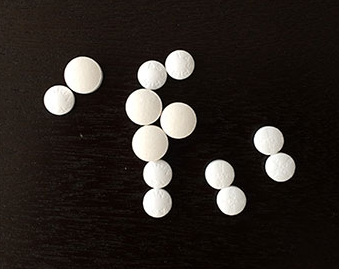
//> input picture images/pill_002.png, 339 x 269 px
$ ./watershed   (built with g++ and OpenCV 4)
//> lines starting //> are read from the running program, lines starting //| are printed output that depends on the picture; after the words box and inside, x2 and y2 are one past the last pixel; in counts of white or black regions, pixels touching at a corner belong together
#include <opencv2/opencv.hpp>
#include <opencv2/core/utils/logger.hpp>

// 图像处理: 分水岭分割案例
int main(int argc, const char *argv[])
{
    cv::utils::logging::setLogLevel(cv::utils::logging::LOG_LEVEL_DEBUG);

    cv::Mat src = cv::imread("images/pill_002.png");
//> src is the input picture: 269 rows x 339 cols, CV_8UC3; mean B, G, R 34.5, 38.8, 45.1
	if (src.empty()) {
		CV_LOG_ERROR(CV_LOGTAG_GLOBAL, "could not load an image!");
		return cv::Error::StsError;
	}

	// 去噪声（这步很重要）
	cv::Mat shifted;
	cv::pyrMeanShiftFiltering(src, shifted, 21, 51);

    // binarisation 1
    cv::Mat gray, binary;
	cv::cvtColor(shifted, gray, cv::COLOR_BGR2GRAY);
	cv::threshold(gray, binary, 0, 255, cv::THRESH_BINARY | cv::THRESH_OTSU);
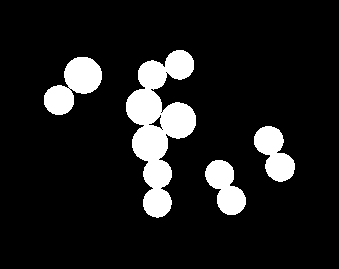
//> binary: 269 rows x 339 cols, CV_8UC1; 11.3% white; 4 white regions, box (x1, y1, x2, y2) and area: (126, 50, 196, 218) 5803, (44, 57, 102, 115) 1823, (254, 126, 295, 182) 1358, (205, 160, 246, 215) 1338

	// distance transform
	cv::Mat dist;
	cv::distanceTransform(binary, dist, cv::DistanceTypes::DIST_L2, 3, CV_32F);
	cv::normalize(dist, dist, 0, 1, cv::NORM_MINMAX);
//> dist: 269 rows x 339 cols, CV_32FC1; min 0, max 1, mean 0.0362

	// binarisation 2
    cv::Mat dist_binary;
	cv::threshold(dist, dist_binary, 0.4, 1, cv::THRESH_BINARY);
//> dist_binary: 269 rows x 339 cols, CV_32FC1; values 0 (black) and 1 (white), 3.6% white; 13 white regions, largest, box (x1, y1, x2, y2) and area: (71, 64, 95, 87) 432, (139, 132, 161, 156) 406, (133, 95, 155, 119) 395

	// contours
	dist_binary.convertTo(dist_binary, CV_8U);
//> dist_binary: 269 rows x 339 cols, CV_8UC1; values 0 (black) and 1 (white), 3.6% white; 13 white regions
	std::vector<std::vector<cv::Point>> contours;
	cv::findContours(dist_binary, contours, cv::RETR_EXTERNAL, cv::CHAIN_APPROX_SIMPLE);
//> contours = 13 contours; largest, box (x1, y1, x2, y2) and area: (71, 64, 95, 87) 399, (139, 132, 161, 156) 373, (133, 95, 155, 119) 364, (167, 109, 189, 132) 356, (51, 92, 67, 108) 183

	// create markers
	cv::Mat markers = cv::Mat::zeros(src.size(), CV_32SC1),
            contours_img = cv::Mat::zeros(src.size(), CV_8U);
	size_t i;
	for (i = 0; i < contours.size(); i++) {
		cv::drawContours(markers, contours, i, cv::Scalar(i + 1), cv::FILLED);
        cv::drawContours(contours_img, contours, i, cv::Scalar(255), 1);
	}
//> this loop made 13 passes
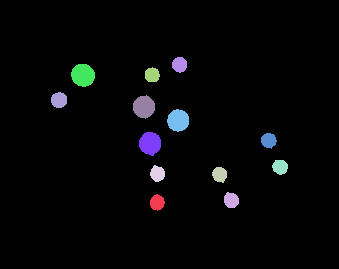
//> markers: 269 rows x 339 cols, CV_32SC1; 14 distinct labels, from 0 to 13; one colour per label, 0 black
//> contours_img: 269 rows x 339 cols, CV_8UC1; 0.69% white in thin lines or dots, all inside (x1, y1, x2, y2) = (51, 57, 288, 211)
	cv::circle(markers, cv::Point(5, 5), 3, cv::Scalar(i + 1), cv::FILLED);
//> markers: 269 rows x 339 cols, CV_32SC1; 15 distinct labels, from 0 to 14
	cv::circle(contours_img, cv::Point(5, 5), 3, cv::Scalar(255), 1);
//> contours_img: 269 rows x 339 cols, CV_8UC1; 0.71% white in thin lines or dots, all inside (x1, y1, x2, y2) = (2, 2, 288, 211)

	// 形态学操作 - 彩色图像（目的是去掉干扰，让结果更好）
    cv::Mat eroded;
	cv::Mat k = cv::getStructuringElement(cv::MORPH_RECT, cv::Size(3, 3));
	cv::morphologyEx(src, eroded, cv::MORPH_ERODE, k);

	// 完成分水岭变换
	cv::watershed(eroded, markers);
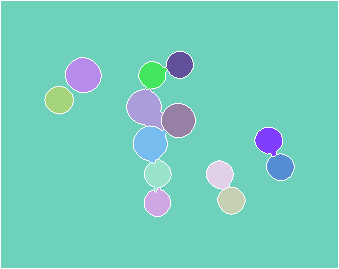
//> markers: 269 rows x 339 cols, CV_32SC1; 15 distinct labels, from -1 to 14; one colour per label, 0 black, -1 white
	cv::Mat markers_8u;
	cv::normalize(markers, markers_8u, 0, 255, cv::NORM_MINMAX);
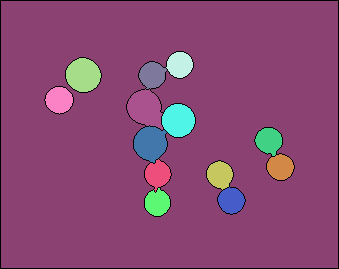
//> markers_8u: 269 rows x 339 cols, CV_32SC1; 15 distinct labels, from 0 to 255; one colour per label, 0 black
	cv::convertScaleAbs(markers_8u, markers_8u);
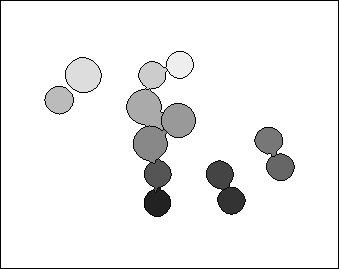
//> markers_8u: 269 rows x 339 cols, CV_8UC1; min 0, max 255, mean 238.3

	// generate random colours
    cv::RNG rng(12345);
	std::vector<cv::Vec3b> colors;
	for (size_t i = 0; i < contours.size() + 1; i++) {
		int b = rng.uniform(0, 256);
		int g = rng.uniform(0, 256);
		int r = rng.uniform(0, 256);
		colors.push_back(cv::Vec3b((uchar)b, (uchar)g, (uchar)r));
	}
//> this loop made 14 passes

	// 颜色填充与最终显示
	cv::Mat dst = cv::Mat::zeros(markers.size(), CV_8UC3);
	for (int row = 0; row < markers.rows; row++) {
		for (int col = 0; col < markers.cols; col++) {
			int index = markers.at<int>(row, col);
			if (index > 0 && index <= contours.size() + 1) { // marked regions
				dst.at<cv::Vec3b>(row, col) = colors[index - 1];
			} else if (index == -1) { // region boundaries
				dst.at<cv::Vec3b>(row, col) = cv::Vec3b(255, 255, 255);
			}
            else { // unmarked regions
                dst.at<cv::Vec3b>(row, col) = cv::Vec3b(0, 0, 0);
            }
		}
	}
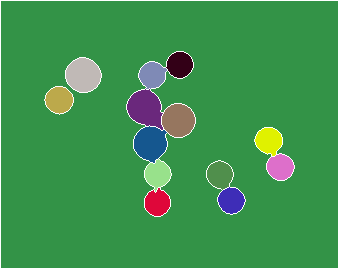
//> dst: 269 rows x 339 cols, CV_8UC3; mean B, G, R 79.9, 146.6, 63.8

	int h = src.rows;
//> h = 269
	int w = src.cols;
//> w = 339
	cv::Mat result = cv::Mat::zeros(cv::Size(w * 4, h * 2), src.type());
	src.copyTo(result(cv::Range(0, h), cv::Range(0, w)));
	shifted.copyTo(result(cv::Range(0, h), cv::Range(w, w * 2)));
	cv::cvtColor(binary, binary, cv::COLOR_GRAY2BGR); // 1 channel -> 3 channels
	binary.copyTo(result(cv::Range(0, h), cv::Range(w * 2, w * 3)));
	cv::normalize(dist, dist, 0, 255, cv::NORM_MINMAX);
//> dist: 269 rows x 339 cols, CV_32FC1; min 0, max 255, mean 9.2
	cv::convertScaleAbs(dist, dist);
//> dist: 269 rows x 339 cols, CV_8UC1
	cv::cvtColor(dist, dist, cv::COLOR_GRAY2BGR); // 1 channel -> 3 channels
//> dist: 269 rows x 339 cols, CV_8UC3
	dist.copyTo(result(cv::Range(0, h), cv::Range(w * 3, w * 4)));
//> result: 538 rows x 1356 cols, CV_8UC3; mean B, G, R 13.4, 14.5, 16.1
	cv::normalize(dist_binary, dist_binary, 0, 255, cv::NORM_MINMAX);
	cv::convertScaleAbs(dist_binary, dist_binary);
	cv::cvtColor(dist_binary, dist_binary, cv::COLOR_GRAY2BGR); // 1 channel -> 3 channels
	dist_binary.copyTo(result(cv::Range(h, h * 2), cv::Range(0, w)));
	cv::cvtColor(contours_img, contours_img, cv::COLOR_GRAY2BGR); // 1 channel -> 3 channels
	contours_img.copyTo(result(cv::Range(h, h * 2), cv::Range(w, w * 2)));
	cv::cvtColor(markers_8u, markers_8u, cv::COLOR_GRAY2BGR); // 1 channel -> 3 channels
//> markers_8u: 269 rows x 339 cols, CV_8UC3
	markers_8u.copyTo(result(cv::Range(h, h * 2), cv::Range(w * 2, w * 3)));
	dst.copyTo(result(cv::Range(h, h * 2), cv::Range(w * 3, w * 4)));
	cv::putText(result, "original", cv::Point(10, 20), cv::FONT_ITALIC, 0.6, cv::Scalar(0, 0, 255), 1);
//> result: 538 rows x 1356 cols, CV_8UC3; mean B, G, R 54.6, 64, 55.3
	cv::putText(result, "meanshift filtering", cv::Point(w + 10, 20), cv::FONT_ITALIC, 0.6, cv::Scalar(0, 0, 255), 1);
	cv::putText(result, "binarised 1", cv::Point(w * 2 + 10, 20), cv::FONT_ITALIC, 0.6, cv::Scalar(0, 0, 255), 1);
//> result: 538 rows x 1356 cols, CV_8UC3; mean B, G, R 54.5, 64, 55.5
	cv::putText(result, "distance transform", cv::Point(w * 3 + 10, 20), cv::FONT_ITALIC, 0.6, cv::Scalar(0, 0, 255), 1);
	cv::putText(result, "binarised 2", cv::Point(10, h + 20), cv::FONT_ITALIC, 0.6, cv::Scalar(0, 0, 255), 1);
//> result: 538 rows x 1356 cols, CV_8UC3; mean B, G, R 54.5, 64, 55.7
	cv::putText(result, "contours", cv::Point(w + 10, h + 20), cv::FONT_ITALIC, 0.6, cv::Scalar(0, 0, 255), 1);
	cv::putText(result, "markers after watershed", cv::Point(w * 2 + 10, h + 20), cv::FONT_ITALIC, 0.6, cv::Scalar(0, 0, 255), 1);
	cv::putText(result, "watershed results", cv::Point(w * 3 + 10, h + 20), cv::FONT_ITALIC, 0.6, cv::Scalar(0, 0, 255), 1);
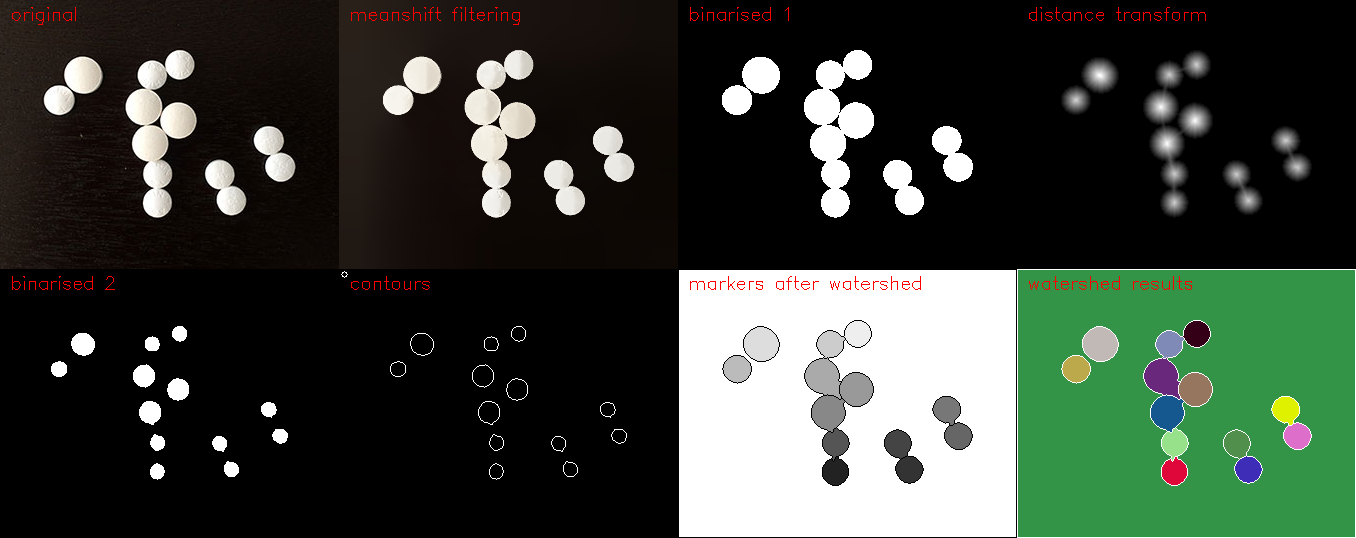
//> result: 538 rows x 1356 cols, CV_8UC3; mean B, G, R 54.3, 63.7, 55.8
	cv::imshow("image segmentation - watershed", result);

    cv::waitKey(0);

    return cv::Error::StsOk;
}

/* end of file */

$ run again, with images/abc.png copied over images/pill_002.png
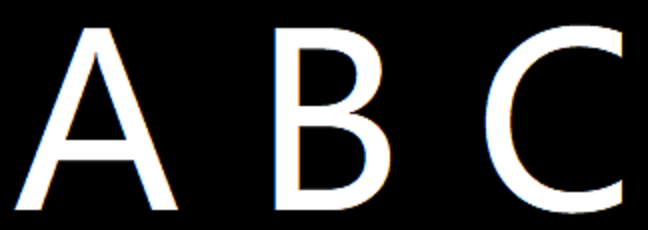
//> input picture images/abc.png, 648 x 230 px
//> src is the input picture: 230 rows x 648 cols, CV_8UC3; mean B, G, R 50.8, 50.8, 50.8
//> contours = 3 contours; box (x1, y1, x2, y2) and area: (282, 34, 384, 204) 14748, (23, 34, 170, 204) 8672, (492, 32, 616, 208) 3532
//> the loop `for (i = 0; i < contours.size(); i++)` made 3 passes
//> the loop `for (size_t i = 0; i < contours.size() + 1; i++)` made 4 passes
//> after the loop `for (int row = 0; row < markers.rows; row++)`:
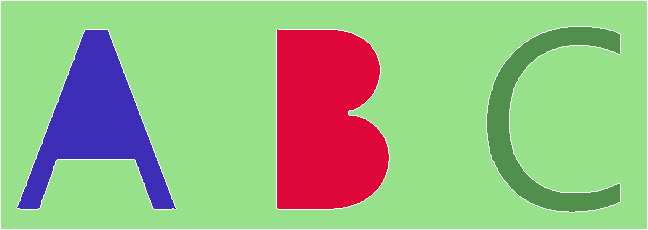
//> dst: 230 rows x 648 cols, CV_8UC3; mean B, G, R 132.8, 182.9, 152.6
//> `cv::putText(result, "markers after watershed", cv::Point(w * 2 + 10, h..`:
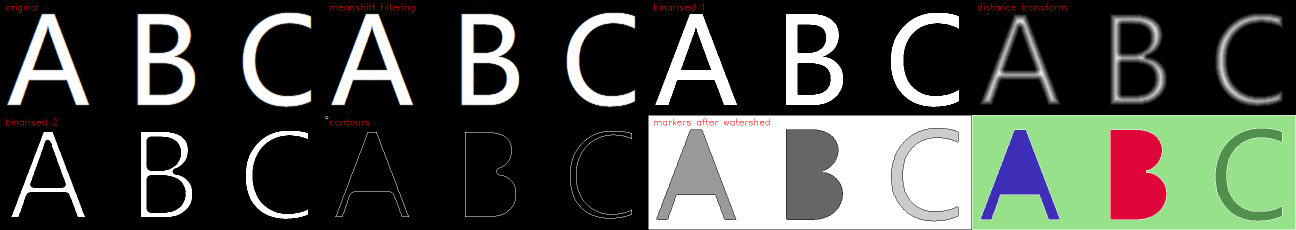
//> result: 460 rows x 2592 cols, CV_8UC3 (shown at 1/2 size); mean B, G, R 69.1, 75.3, 72
